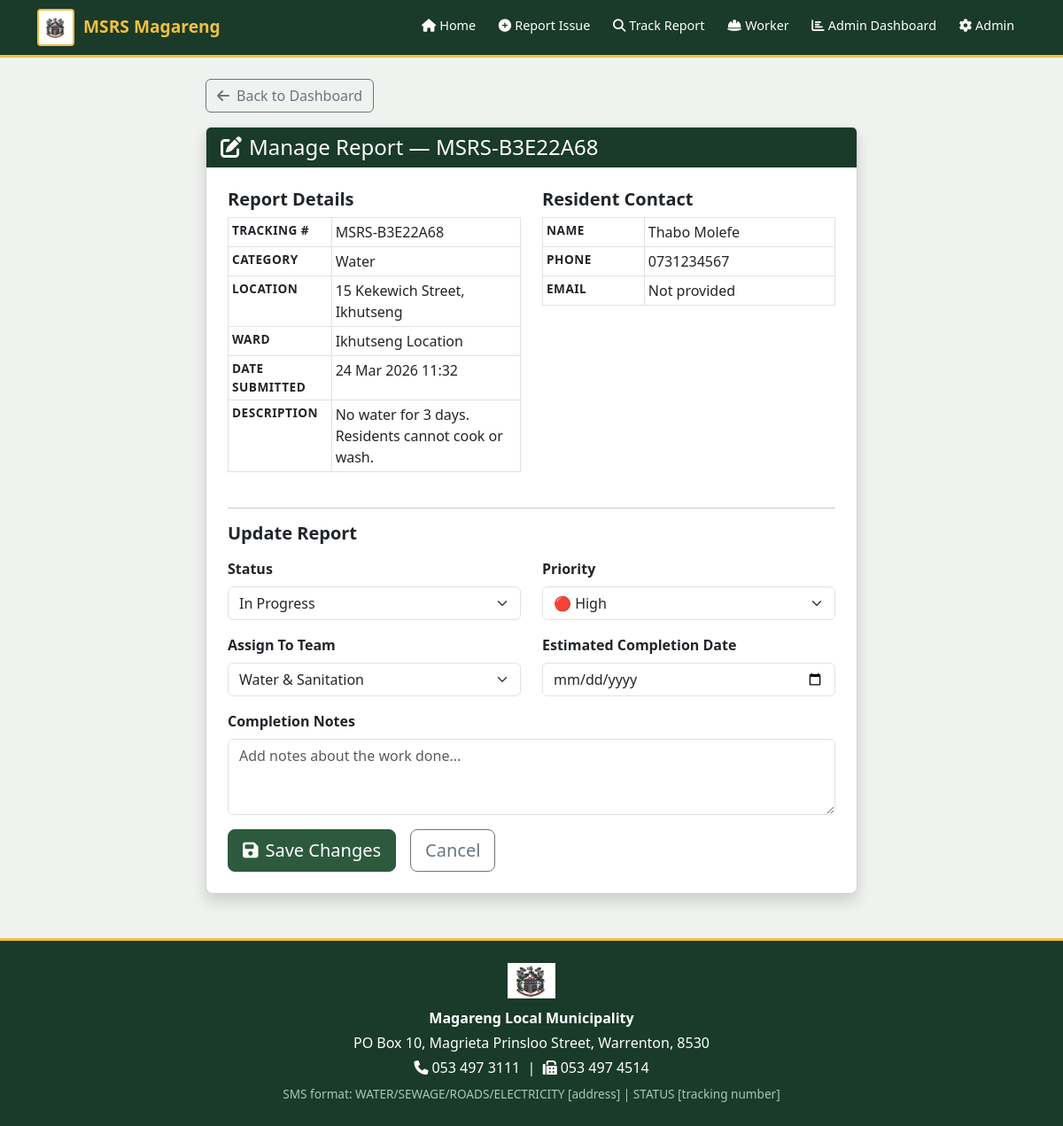
Page /worker/report/2/ (signed in) on the committed database.
### reports/models.py (models this page shows, shortened)
class Report(models.Model):
    CATEGORY_CHOICES = [
        ('water', 'Water'),
        ('sewage', 'Sewage'),
        ('roads', 'Roads'),
        ('electricity', 'Electricity'),
        ('vandalism', 'Vandalism'),
        ('other', 'Other'),
    ]
    STATUS_CHOICES = [
        ('received', 'Received'),
        ('assigned', 'Assigned'),
        ('in_progress', 'In Progress'),
        ('resolved', 'Resolved'),
    ]
    PRIORITY_CHOICES = [
        ('high', 'High'),
        ('medium', 'Medium'),
        ('low', 'Low'),
    ]
    WARD_CHOICES = [
    ('warrenton', 'Warrenton'),
    ('ikhutseng', 'Ikhutseng Location'),
    ('stasie', 'Stasie'),
    ('warrenvale', 'Warrenvale'),
    ('14_streams', '14 Streams'),
]
    tracking_number = models.CharField(max_length=20, unique=True, default=generate_tracking_number)
    category = models.CharField(max_length=20, choices=CATEGORY_CHOICES)
    description = models.TextField(blank=True)
    photo = models.ImageField(upload_to='report_photos/', blank=True, null=True)
    location = models.CharField(max_length=255)
    ward = models.CharField(max_length=20, choices=WARD_CHOICES, default='warrenton')
    status = models.CharField(max_length=20, choices=STATUS_CHOICES, default='received')
    priority = models.CharField(max_length=10, choices=PRIORITY_CHOICES, default='medium')
    resident_name = models.CharField(max_length=100)
    resident_phone = models.CharField(max_length=20)
    resident_email = models.EmailField(blank=True)
    assigned_to = models.CharField(max_length=100, blank=True)
    estimated_completion = models.DateField(null=True, blank=True)
    completion_notes = models.TextField(blank=True)
    date_submitted = models.DateTimeField(auto_now_add=True)
    date_updated = models.DateTimeField(auto_now=True)

### dashboard/views.py (the view, shortened to what this page needs)
# urls.py: path('worker/report/<int:report_id>/', dashboard_views.manage_report, name='manage_report'),
@login_required(login_url='/login/')
def manage_report(request, report_id):
    report = get_object_or_404(Report, id=report_id)
    return render(request, 'dashboard/manage_report.html', {'report': report})

### templates/dashboard/manage_report.html (shortened to what this page needs)
{% extends 'base.html' %}
{% block content %}
<div class="row justify-content-center">
    <div class="col-lg-8">
        <a href="/worker/" class="btn btn-outline-secondary mb-3">
            <i class="fas fa-arrow-left me-2"></i>Back to Dashboard
        </a>
        <div class="card shadow">
            <div class="card-header" style="background-color: #1a3a2a; color: white;">
                <h4 class="mb-0">
                    <i class="fas fa-edit me-2"></i>Manage Report — {{ report.tracking_number }}
                </h4>
            </div>
            <div class="card-body p-4">
                <div class="row mb-4">
                    <div class="col-md-6">
                        <h5 class="fw-bold">Report Details</h5>
                        <table class="table table-sm table-bordered">
                            <tr>
                                <th>Tracking #</th>
                                <td>{{ report.tracking_number }}</td>
                            </tr>
                            <tr>
                                <th>Category</th>
                                <td>{{ report.get_category_display }}</td>
                            </tr>
                            <tr>
                                <th>Location</th>
                                <td>{{ report.location }}</td>
                            </tr>
                            <tr>
                                <th>Ward</th>
                                <td>{{ report.get_ward_display }}</td>
                            </tr>
                            <tr>
                                <th>Date Submitted</th>
                                <td>{{ report.date_submitted|date:"d M Y H:i" }}</td>
                            </tr>
                            <tr>
                                <th>Description</th>
                                <td>{{ report.description|default:"No description provided" }}</td>
                            </tr>
                        </table>
                    </div>
                    <div class="col-md-6">
                        <h5 class="fw-bold">Resident Contact</h5>
                        <table class="table table-sm table-bordered">
                            <tr>
                                <th>Name</th>
                                <td>{{ report.resident_name }}</td>
                            </tr>
                            <tr>
                                <th>Phone</th>
                                <td>{{ report.resident_phone }}</td>
                            </tr>
                            <tr>
                                <th>Email</th>
                                <td>{{ report.resident_email|default:"Not provided" }}</td>
                            </tr>
                        </table>
                    </div>
                </div>
                <hr>
                <h5 class="fw-bold mb-3">Update Report</h5>
                <form method="post">
                    <div class="row">
                        <div class="col-md-6 mb-3">
                            <label class="form-label fw-bold">Status</label>
                            <select name="status" class="form-select">
                                <option value="in_progress" {% if report.status == 'in_progress' %}selected{% endif %}>In Progress</option>
                            </select>
                        </div>
                        <div class="col-md-6 mb-3">
                            <label class="form-label fw-bold">Priority</label>
                            <select name="priority" class="form-select">
                                <option value="high" {% if report.priority == 'high' %}selected{% endif %}>🔴 High</option>
                            </select>
                        </div>
                        <div class="col-md-6 mb-3">
                            <label class="form-label fw-bold">Assign To Team</label>
                            <select name="assigned_to" class="form-select">
                                <option value="Water & Sanitation" {% if report.assigned_to == 'Water & Sanitation' %}selected{% endif %}>Water & Sanitation</option>
                            </select>
                        </div>
                        <div class="col-md-6 mb-3">
                            <label class="form-label fw-bold">Estimated Completion Date</label>
                            <input type="date" name="estimated_completion" class="form-control"
                                   value="{{ report.estimated_completion|date:'Y-m-d'|default:'' }}">
                        </div>
                        <div class="col-12 mb-3">
                            <label class="form-label fw-bold">Completion Notes</label>
                            <textarea name="completion_notes" class="form-control" rows="3"
                                      placeholder="Add notes about the work done...">{{ report.completion_notes }}</textarea>
                        </div>
                    </div>
                    <div class="d-flex gap-3">
                        <button type="submit" class="btn btn-primary btn-lg">
                            <i class="fas fa-save me-2"></i>Save Changes
                        </button>
                        <a href="/worker/" class="btn btn-outline-secondary btn-lg">Cancel</a>
                    </div>
                </form>
            </div>
        </div>
    </div>
</div>
{% endblock %}

### templates/base.html (style rules this page uses)
:root { --msrs-dark-green: #1a3a2a; --msrs-green: #2d5a3d; --msrs-yellow: #f0c040; --msrs-light-yellow: #f5d470; --msrs-red: #e63946; --msrs-light: #f8f9fa; }
body { font-family: 'Segoe UI', sans-serif; background-color: #f0f2f0; }
.btn-primary { background-color: var(--msrs-green); border-color: var(--msrs-green); }
.card { border-radius: 8px; }
.table th { font-size: 0.85rem; text-transform: uppercase; letter-spacing: 0.5px; }

### rows in the picture
Report: tracking_number "MSRS-B3E22A68", category "Water", location "15 Kekewich Street, Ikhutseng", ward "Ikhutseng Location", date_submitted "24 Mar 2026 11:32", description "No water for 3 days. Residents cannot cook or wash.", resident_name "Thabo Molefe", resident_phone "0731234567", resident_email "Not provided", status "In Progress", priority "🔴 High", assigned_to "Water & Sanitation"
